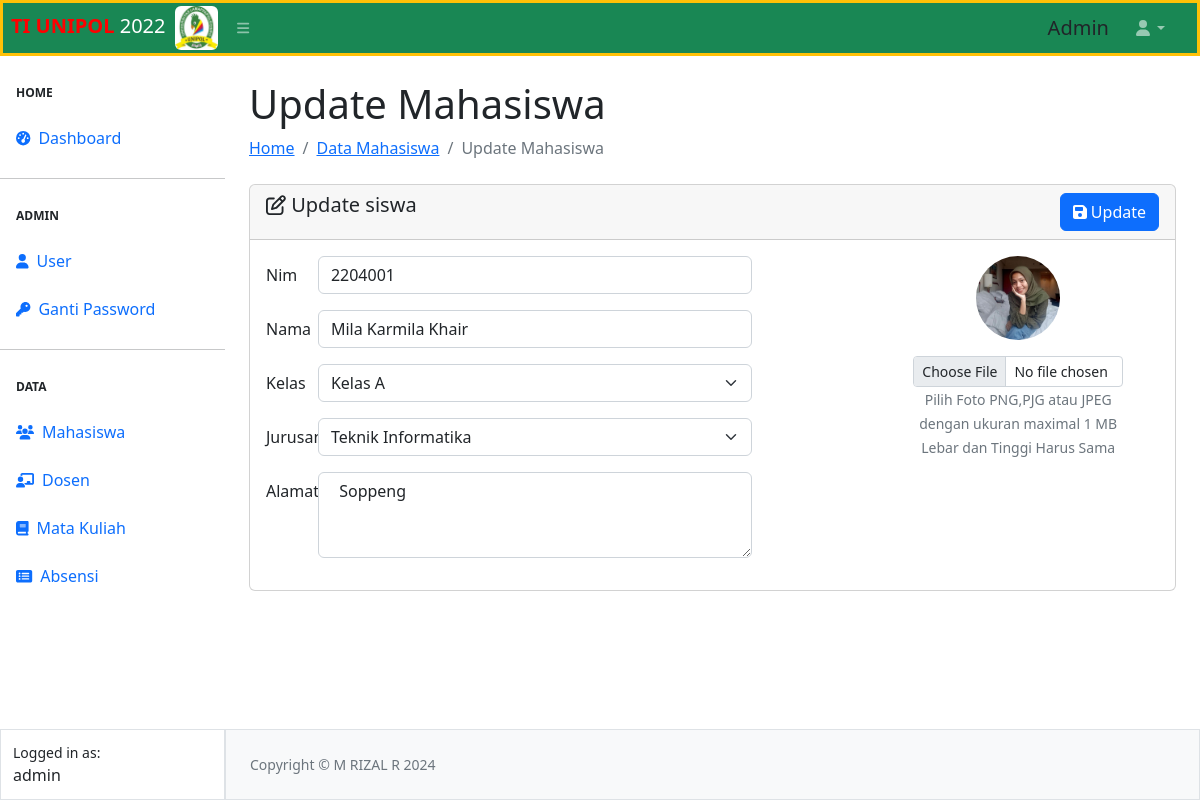
The app's page /siswa/edit-siswa.php?nim=2204001 (signed in) with its own data.
### tables this page shows
CREATE TABLE `tb_siswa` (
  `nim` int(11) NOT NULL,
  `nama` varchar(50) NOT NULL,
  `alamat` varchar(150) NOT NULL,
  `kelas` varchar(50) NOT NULL,
  `jurusan` varchar(100) NOT NULL,
  `foto` varchar(150) NOT NULL
);

### siswa/edit-siswa.php (the view, shortened to what this page needs)
<?php
require_once  "../config.php";
require_once "../template/header.php";
require_once "../template/navbar.php";
require_once "../template/sidebar.php";
$nim = $_GET['nim'];
$siswa = mysqli_query($koneksi,"SELECT * FROM tb_siswa WHERE nim = '$nim'");
$data = mysqli_fetch_array($siswa);
?>
<div id="layoutSidenav_content">
<main>
 <div class="container-fluid px-4">
    <h1 class="mt-4">Update Mahasiswa</h1>
        <ol class="breadcrumb mb-4">
                            <li class="breadcrumb-item "><a href="../index.php">Home</a></li>
                            <li class="breadcrumb-item "><a href="../siswa/siswa.php">Data Mahasiswa</a></li>
                            <li class="breadcrumb-item active">Update Mahasiswa</li>
        </ol>
<form action="proses-siswa.php" method="POST" enctype="multipart/form-data">
<div class="card">
  <div class="card-header">
  <span class="h5 my-2"><i class="fa-regular fa-pen-to-square"></i> Update siswa</span>
    <button type="submit" name="update" class=" btn btn-primary float-end"><i class="fa-solid fa-floppy-disk"></i> Update</button>
  </div>
  <div class="card-body">
  <div class="row">
    <div class="col-8">
    <div class="mb-3 row">
    <label for="nim" class="col-sm-2 col-form-label">Nim</label>
    <div class="col-sm-9" style="margin-left: -50px;">
      <input type="text" name="nim"  class="form-control"  id="nim" value="<?= $nim ?>" required>
    </div>
  </div>
    <div class="mb-3 row">
    <label for="nama" class="col-sm-2 col-form-label">Nama</label>
    <div class="col-sm-9" style="margin-left: -50px;">
      <input type="text" name="nama"  class="form-control"  id="nama" value="<?= $data['nama'] ?>"required>
    </div>
  </div>
  <div class="mb-3 row">
        <label for="kelas" class="col-sm-2 col-form-label">Kelas</label>
        <div class="col-sm-9" style="margin-left: -50px;">
        <select name="kelas" id="kelas" class="form-select "   required>
          <?php
          $kelas = ["Kelas A","Kelas B","Kelas C"];
          foreach($kelas as $kls){
            if($data['kelas']==$kls){?>
            <option value="<?= $kls; ?>" selected><?= $kls; ?></option>
            <?php }else{?>
                <option value="<?= $kls; ?>"><?= $kls; ?></option>
<?php
            }
          }
          ?>
        </select>
        </div>
      </div>
      <div class="mb-3 row">
        <label for="jurusan" class="col-sm-2 col-form-label"> Jurusan</label>
        <div class="col-sm-9" style="margin-left: -50px;">
        <select name="jurusan" id="jurusan" class="form-select " value="<?= $jurusan ?>" required>
        <?php
          $jurusan = ["Teknik Informatika","Sistem Informasi","Teknik Sipil","Manajemen","Akutansi","PGSD"];
          foreach($jurusan as $jrs){
            if($data['jurusan']==$jrs){?>
            <option value="<?= $jrs; ?>" selected><?= $jrs; ?></option>
            <?php }else{?>
                <option value="<?= $jrs; ?>"><?= $jrs; ?></option>
<?php
            }
          }
          ?>
        </select>
        </div>
      </div>
      <div class="mb-3 row">
        <label for="alamat" class="col-sm-2 col-form-label">Alamat</label>
        <div class="col-sm-9" style="margin-left: -50px;">
        <textarea name="alamat" id="alamat" cols="30" rows="3" class="form-control" placeholder= " Alamat" required> <?= $data['alamat'] ?></textarea>
        </div>
      </div>
    </div>
    <div class="col-4 text-center px-5">
          <img src="../tools/image/<?= $data['foto']?>" alt="" class="mb-3 rounded-circle" width="40%">
          <input type="file" name="image" value="<?= $foto ?>" class="form-control form-control-sm ">
          <small class="text-secondary">Pilih Foto PNG,PJG atau JPEG dengan ukuran maximal 1 MB</small>
          <div><small class="text-secondary">Lebar dan Tinggi Harus Sama</small></div>
        </div>
    </div>
  </div>
</div>
</form>
 </div>
</main>
<?php
require_once "../template/footer.php";
?>

### records on screen
tb_siswa: nama "Mila Karmila Khair", kelas "Kelas A", jurusan "Teknik Informatika", alamat "Soppeng", foto (picture)

### other values on screen
$_SESSION["ssUser"] "Admin"
$_SESSION["ssUser"] "admin"
